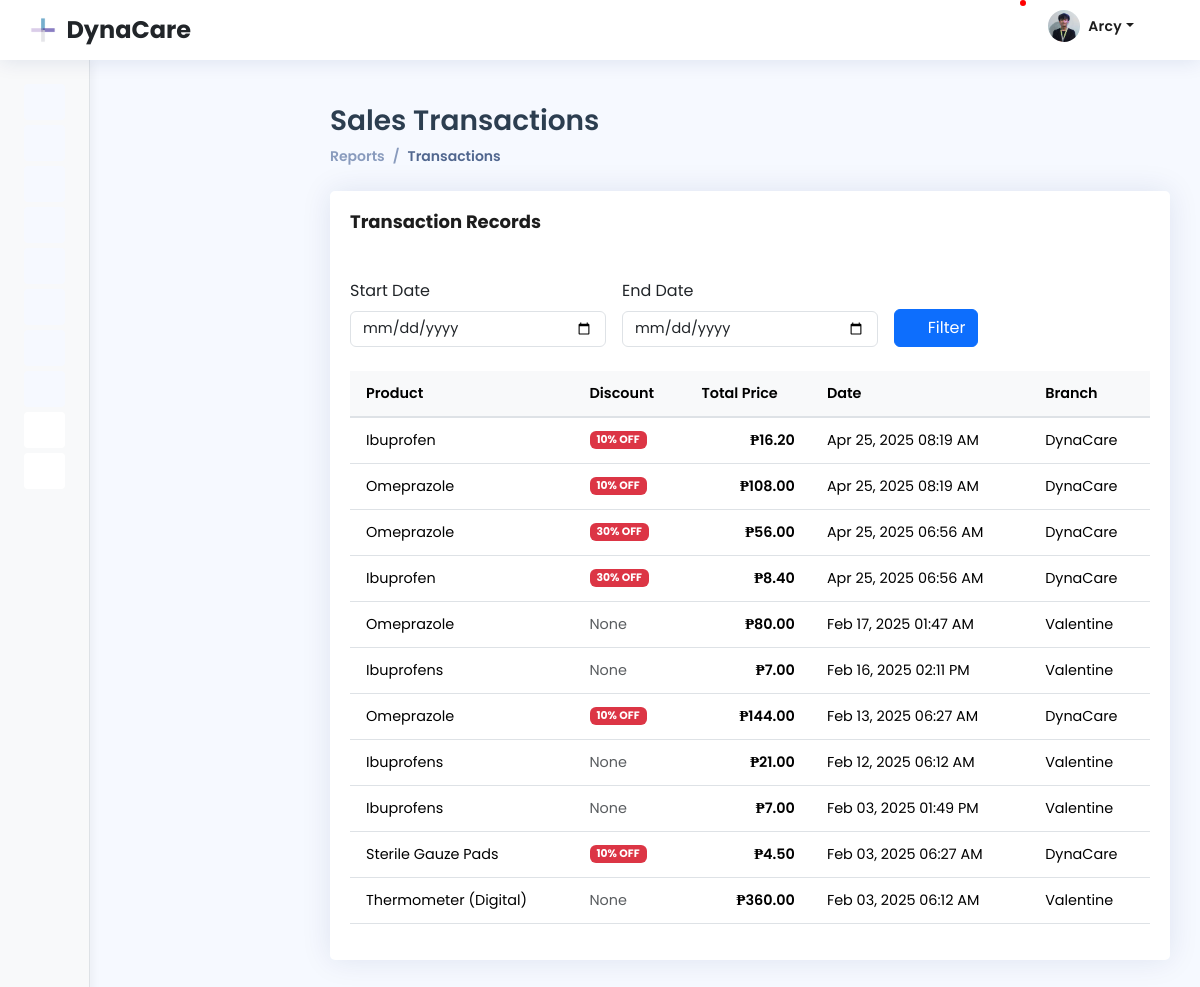
Page /superadmin/audit_trail.php (signed in) on the earlier database version.
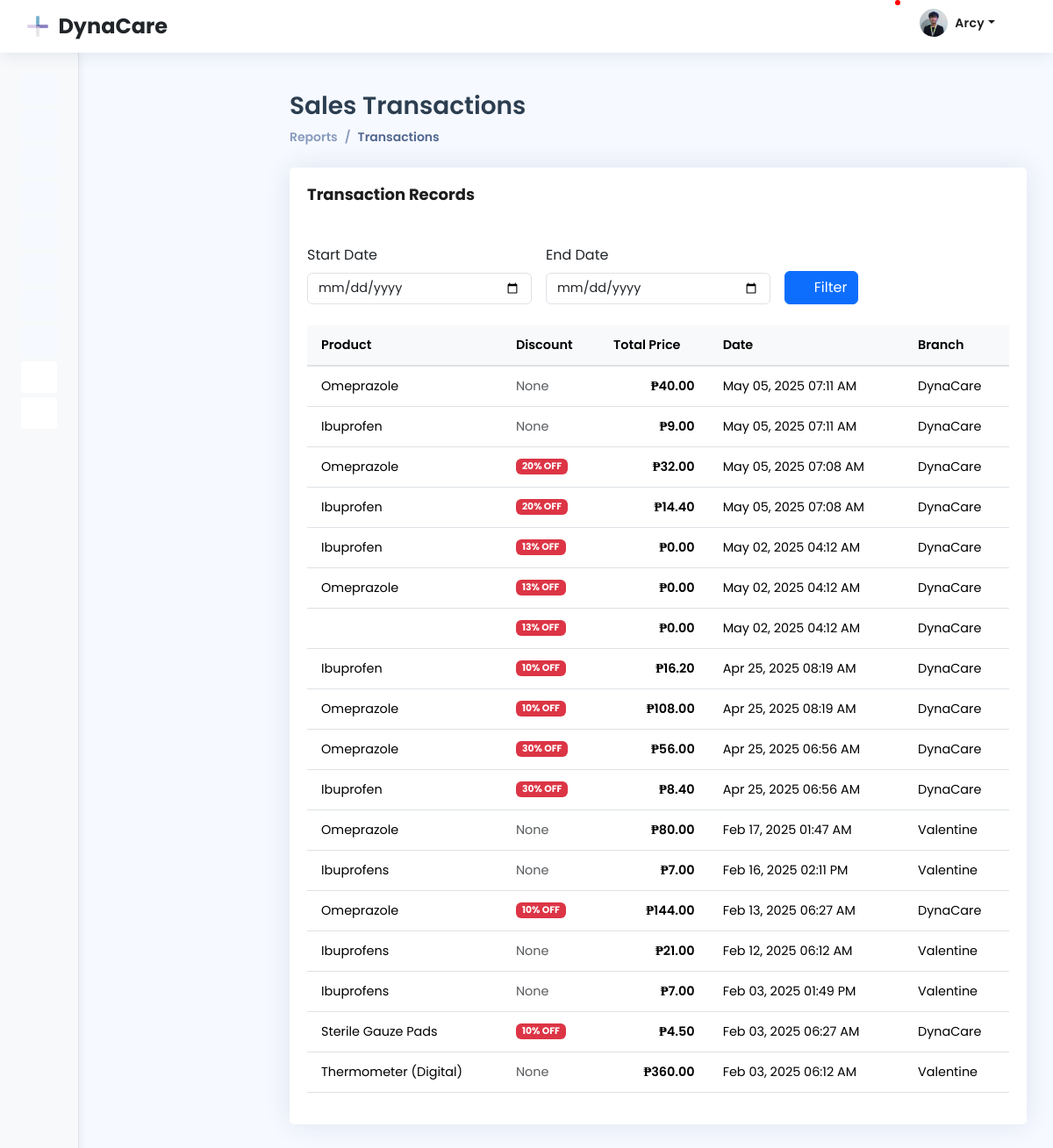
Same page on the later database version.
### tables this page shows
CREATE TABLE `transaction` (
  `id` int(11) NOT NULL,
  `transaction_no` int(5) UNSIGNED ZEROFILL DEFAULT NULL,
  `products_id` int(11) NOT NULL,
  `total_price` decimal(30,0) NOT NULL,
  `discount` varchar(150) NOT NULL,
  `date` timestamp NOT NULL DEFAULT current_timestamp() ON UPDATE current_timestamp()
);

CREATE TABLE `products` (
  `id` int(20) NOT NULL,
  `product_name` varchar(150) NOT NULL,
  `categories_id` int(150) NOT NULL,
  `price` decimal(24,0) NOT NULL,
  `expiration_date` date NOT NULL,
  `batch` varchar(45) NOT NULL,
  `supplier` varchar(45) NOT NULL,
  `branches_id` int(20) NOT NULL,
  `type` varchar(255) DEFAULT NULL,
  `generic_name` varchar(255) DEFAULT NULL,
  `dosage` varchar(255) DEFAULT NULL,
  `form` varchar(255) DEFAULT NULL,
  `strength` varchar(255) DEFAULT NULL,
  `route_of_administration` varchar(255) DEFAULT NULL,
  `manufacturer` varchar(255) DEFAULT NULL,
  `prescription_required` varchar(3) DEFAULT NULL,
  `side_effects` text DEFAULT NULL,
  `contraindications` text DEFAULT NULL,
  `storage_instructions` text DEFAULT NULL,
  `active_ingredients` text DEFAULT NULL,
  `sku` varchar(255) DEFAULT NULL,
  `packaging_type` varchar(255) DEFAULT NULL,
  `material_type` varchar(255) DEFAULT NULL,
  `specifications` text DEFAULT NULL,
  `supplier_name` varchar(255) DEFAULT NULL,
  `warranty` varchar(255) DEFAULT NULL,
  `usage_instructions` text DEFAULT NULL
);

CREATE TABLE `branches` (
  `id` int(20) NOT NULL,
  `branch_name` varchar(20) NOT NULL
);

### superadmin/audit_trail.php (the view, shortened to what the changed rows need)
<?php
include "../db_conn.php";
include '../includes/header.php';
?>
<main id="main" class="main">
    <div class="pagetitle">
        <h1>Sales Transactions</h1>
    </div>
    <section class="section">
        <div class="row">
            <div class="col-lg-12">
                <div class="card">
                    <div class="card-body">
                        <div class="table-responsive">
                            <table id="myTable" class="table table-hover">
                                <thead>
                                    <tr>
                                        <th>Product</th>
                                        <th>Discount</th>
                                        <th>Total Price</th>
                                        <th>Date</th>
                                        <th>Branch</th>
                                    </tr>
                                </thead>
                                <tbody>
                                    <?php
                                    $sql = "SELECT t.products_id, t.total_price, t.date, t.discount,
                                                   p.branches_id, p.product_name, b.branch_name
                                            FROM transaction t
                                            INNER JOIN products p ON t.products_id = p.id
                                            INNER JOIN branches b ON p.branches_id = b.id";
                                    $sql .= " ORDER BY t.date DESC";
                                    $stmt = $con->prepare($sql);
                                    $stmt->execute();
                                    $result = $stmt->get_result();
                                    if ($result->num_rows > 0):
                                        while ($row = $result->fetch_assoc()):
                                            $final_price = $row['total_price'] - ($row['total_price'] * ($row['discount'] / 100));
                                    ?>
                                            <tr>
                                                <td><?= htmlspecialchars($row['product_name']) ?></td>
                                                <td>
                                                    <?php if ($row['discount'] > 0): ?>
                                                        <span class="badge bg-danger"><?= $row['discount'] ?>% OFF</span>
                                                    <?php else: ?>
                                                        <span class="text-muted">None</span>
                                                    <?php endif; ?>
                                                </td>
                                                <td style="text-align: right;" class="price-cell">₱<?= number_format($final_price, 2) ?></td>
                                                <td><?= date('M d, Y h:i A', strtotime($row['date'])) ?></td>
                                                <td><?= htmlspecialchars($row['branch_name']) ?></td>
                                            </tr>
                                    <?php
                                        endwhile;
                                    endif; ?>
                                </tbody>
                            </table>
                        </div>
                    </div>
                </div>
            </div>
        </div>
    </section>
</main>
<?php include '../includes/footer.php'; ?>

Differences in the rows shown:
added transaction: products.product_name "Omeprazole", shows "None", final_price "40.00", date "May 05, 2025 07:11 AM", branches.branch_name "DynaCare"
added transaction: products.product_name "Ibuprofen", shows "None", final_price "9.00", date "May 05, 2025 07:11 AM", branches.branch_name "DynaCare"
added transaction: products.product_name "Omeprazole", discount "20", final_price "32.00", date "May 05, 2025 07:08 AM", branches.branch_name "DynaCare"
added transaction: products.product_name "Ibuprofen", discount "20", final_price "14.40", date "May 05, 2025 07:08 AM", branches.branch_name "DynaCare"
added transaction: products.product_name "Ibuprofen", discount "13", final_price "0.00", date "May 02, 2025 04:12 AM", branches.branch_name "DynaCare"
added transaction: products.product_name "Omeprazole", discount "13", final_price "0.00", date "May 02, 2025 04:12 AM", branches.branch_name "DynaCare"
added transaction: discount "13", final_price "0.00", date "May 02, 2025 04:12 AM", branches.branch_name "DynaCare"
